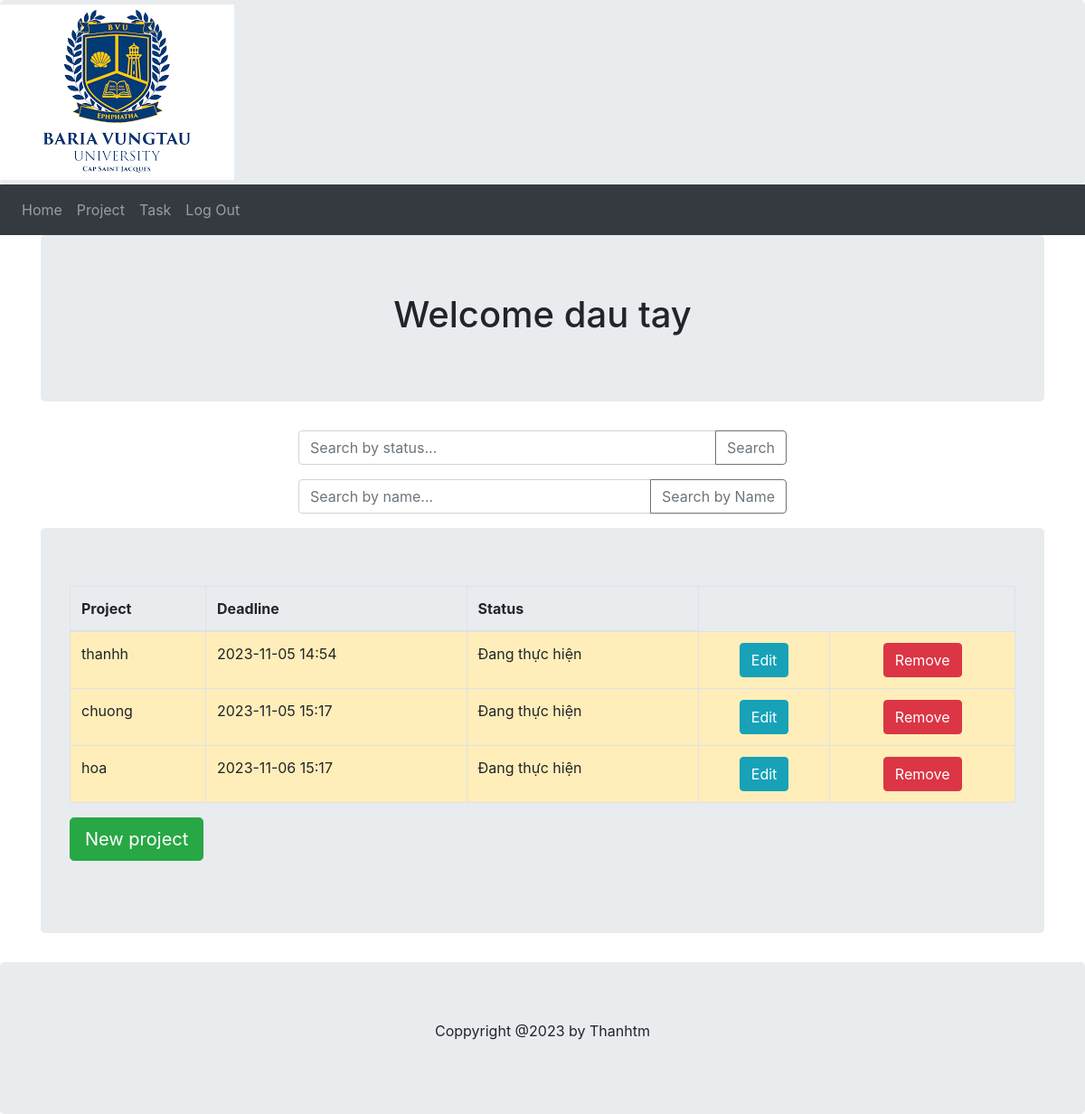
Page /userProject (signed in) on the committed database.
### models.py (models this page shows, shortened)
class User(db.Model):
    user_id = db.Column(db.Integer, Sequence('user_id_seq'), primary_key=True)
    first_name = db.Column(db.String(64), index=True, nullable=False)
    last_name = db.Column(db.String(64), index=True, nullable=False)
    email = db.Column(db.String(120), index=True, unique=True, nullable=False)
    password_hash = db.Column(db.String(120), nullable=False)
    projects = db.relationship('Project', back_populates = 'user')

class Project(db.Model):
    project_id = db.Column(db.Integer, Sequence('project_id_seq'), primary_key=True)
    name = db.Column(db.String(255), nullable=False)
    description = db.Column(db.String(255), nullable=False)
    deadline = db.Column(db.DateTime, nullable=False)
    tasks = db.relationship('Task', back_populates='project', cascade='all, delete-orphan')
    user_id = db.Column(db.Integer, ForeignKey('user.user_id', name='fk_project_user'))
    user = db.relationship('User', back_populates='projects')
    status_id = db.Column(db.Integer, ForeignKey('status.status_id', name='fk_project_status'))
    status = db.relationship('Status', back_populates='projects')
    def getStatusClass(self):
        if (self.status_id == 1):
            return "table-danger"
        elif (self.status_id == 2):
            return "table-warning"
        elif (self.status_id == 3):
            return "table-info"
        else:
            return "table-primary"

class Status(db.Model):
    status_id = db.Column(db.Integer, Sequence('status_id_seq'), primary_key=True)
    description = db.Column(db.String(255), nullable=False)
    projects = db.relationship('Project', back_populates='status')
    tasks = db.relationship('Task', back_populates='status')
    def __repr__(self):
        return '{}'.format(self.description)

### main.py (the view)
@app.route('/userProject', methods=['GET', 'POST'])
def userProject():
    _user_id = session.get('user')
    if _user_id:
        user = db.session.query(models.User).filter_by(user_id=_user_id).first()
        return render_template('userproject.html', user = user)
    else:
        return redirect('/')

### templates/userproject.html (shortened to what this page needs)
{% extends "userbase.html" %}
{% block content %}
    <div class="container">
        <div class="jumbotron text-center">
            <h1>Welcome {{ user.first_name }} {{ user.last_name }}</h1>
        </div>
        <div class="row justify-content-center">
            <div class="col-md-6">
                <form action="/searchProject" method="post">
                    <div class="input-group mb-3">
                        <input type="text" class="form-control" placeholder="Search by status..." name="search_query" aria-describedby="button-addon2">
                        <div class="input-group-append">
                            <button class="btn btn-outline-secondary" type="submit" id="button-addon2">Search</button>
                        </div>
                    </div>
                </form>
            </div>
        </div>
        <div class="row justify-content-center">
            <div class="col-md-6">
                <form action="/searchByNameProject" method="post">
                    <div class="input-group mb-3">
                        <input type="text" class="form-control" placeholder="Search by name..." name="search_name_query" aria-describedby="button-addon3">
                        <div class="input-group-append">
                            <button class="btn btn-outline-secondary" type="submit" id="button-addon3">Search by Name</button>
                        </div>
                    </div>
                </form>
            </div>
        </div>
        {% if user.projects %}
        <div class="jumbotron">
            <table class="table table-striped table-bordered table-hover">
                <thead>
                    <tr>
                        <th>Project</th>
                        <th>Deadline</th>
                        <th>Status</th>
                    </tr>
                </thead>
                <tbody>
                    {% for project in user.projects %}
                        <tr class="{{ project.getStatusClass() }}">
                            <td>{{ project.name }}</td>
                            <td>{{ project.deadline.strftime('%Y-%m-%d %H:%M') }}</td>
                            <td>{{ project.status }}</td>
                            <td class="text-center">
                                <form action="/editProject" method="post">
                                    <button type="submit" class="btn btn-info">Edit</button>
                                </form>
                            </td>
                            <td class="text-center">
                                <form action="/deleteProject" method="post">
                                    <button type="submit" class="btn btn-danger">Remove</button>
                                </form>
                            </td>
                        </tr>
                    {% endfor %}
                </tbody>
            </table>
            <p><a class="btn btn-lg btn-success" href="/newProject">New project</a></p>
        </div>
        {% endif %}
    </div>
{% endblock %}

### rows in the picture
User: first_name "dau", last_name "tay"
Project: name "thanhh", deadline "2023-11-05 14:54", status "Đang thực hiện"
Project: name "chuong", deadline "2023-11-05 15:17", status "Đang thực hiện"
Project: name "hoa", deadline "2023-11-06 15:17", status "Đang thực hiện"
